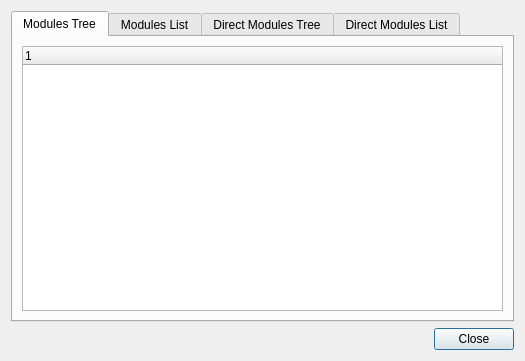
<?xml version="1.0" encoding="UTF-8"?>
<ui version="4.0">
 <class>QgsGrassToolsBase</class>
 <widget class="QDialog" name="QgsGrassToolsBase">
  <property name="geometry">
   <rect>
    <x>0</x>
    <y>0</y>
    <width>525</width>
    <height>361</height>
   </rect>
  </property>
  <property name="minimumSize">
   <size>
    <width>350</width>
    <height>350</height>
   </size>
  </property>
  <property name="windowTitle">
   <string>Grass Tools</string>
  </property>
  <layout class="QGridLayout" name="gridLayout_2">
   <item row="0" column="0">
    <widget class="QTabWidget" name="mTabWidget">
     <property name="currentIndex">
      <number>0</number>
     </property>
     <widget class="QWidget" name="mModulesTreeTab">
      <attribute name="title">
       <string>Modules Tree</string>
      </attribute>
      <layout class="QGridLayout">
       <item row="0" column="0">
        <widget class="QTreeWidget" name="mModulesTree">
         <property name="indentation">
          <number>16</number>
         </property>
         <property name="rootIsDecorated">
          <bool>true</bool>
         </property>
         <property name="wordWrap">
          <bool>true</bool>
         </property>
         <column>
          <property name="text">
           <string>1</string>
          </property>
         </column>
        </widget>
       </item>
      </layout>
     </widget>
     <widget class="QWidget" name="mModulesListTab">
      <attribute name="title">
       <string>Modules List</string>
      </attribute>
      <layout class="QGridLayout" name="gridLayout_1">
       <item row="0" column="0">
        <widget class="QLabel" name="label">
         <property name="text">
          <string>Filter</string>
         </property>
        </widget>
       </item>
       <item row="0" column="1">
        <widget class="QLineEdit" name="mFilterInput"/>
       </item>
       <item row="1" column="0" colspan="2">
        <widget class="QListView" name="mListView">
         <property name="horizontalScrollBarPolicy">
          <enum>Qt::ScrollBarAlwaysOff</enum>
         </property>
         <property name="alternatingRowColors">
          <bool>true</bool>
         </property>
         <property name="wordWrap">
          <bool>true</bool>
         </property>
        </widget>
       </item>
      </layout>
     </widget>
     <widget class="QWidget" name="mDirectModulesTreeTab">
      <attribute name="title">
       <string>Direct Modules Tree</string>
      </attribute>
      <layout class="QGridLayout" name="gridLayout_4">
       <item row="0" column="0">
        <widget class="QTreeWidget" name="mDirectModulesTree">
         <property name="indentation">
          <number>16</number>
         </property>
         <property name="rootIsDecorated">
          <bool>true</bool>
         </property>
         <property name="wordWrap">
          <bool>true</bool>
         </property>
         <column>
          <property name="text">
           <string>1</string>
          </property>
         </column>
        </widget>
       </item>
      </layout>
     </widget>
     <widget class="QWidget" name="mDirectModulesListTab">
      <attribute name="title">
       <string>Direct Modules List</string>
      </attribute>
      <layout class="QGridLayout" name="gridLayout_3">
       <item row="0" column="0">
        <widget class="QLabel" name="label_2">
         <property name="text">
          <string>Filter</string>
         </property>
        </widget>
       </item>
       <item row="0" column="1">
        <widget class="QLineEdit" name="mDirectFilterInput"/>
       </item>
       <item row="1" column="0" colspan="2">
        <widget class="QListView" name="mDirectListView">
         <property name="horizontalScrollBarPolicy">
          <enum>Qt::ScrollBarAlwaysOff</enum>
         </property>
         <property name="alternatingRowColors">
          <bool>true</bool>
         </property>
         <property name="wordWrap">
          <bool>true</bool>
         </property>
        </widget>
       </item>
      </layout>
     </widget>
    </widget>
   </item>
   <item row="1" column="0">
    <widget class="QDialogButtonBox" name="buttonBox">
     <property name="orientation">
      <enum>Qt::Horizontal</enum>
     </property>
     <property name="standardButtons">
      <set>QDialogButtonBox::Close</set>
     </property>
    </widget>
   </item>
  </layout>
 </widget>
 <resources/>
 <connections>
  <connection>
   <sender>buttonBox</sender>
   <signal>accepted()</signal>
   <receiver>QgsGrassToolsBase</receiver>
   <slot>accept()</slot>
   <hints>
    <hint type="sourcelabel">
     <x>252</x>
     <y>295</y>
    </hint>
    <hint type="destinationlabel">
     <x>157</x>
     <y>274</y>
    </hint>
   </hints>
  </connection>
  <connection>
   <sender>buttonBox</sender>
   <signal>rejected()</signal>
   <receiver>QgsGrassToolsBase</receiver>
   <slot>reject()</slot>
   <hints>
    <hint type="sourcelabel">
     <x>320</x>
     <y>295</y>
    </hint>
    <hint type="destinationlabel">
     <x>286</x>
     <y>274</y>
    </hint>
   </hints>
  </connection>
 </connections>
</ui>
